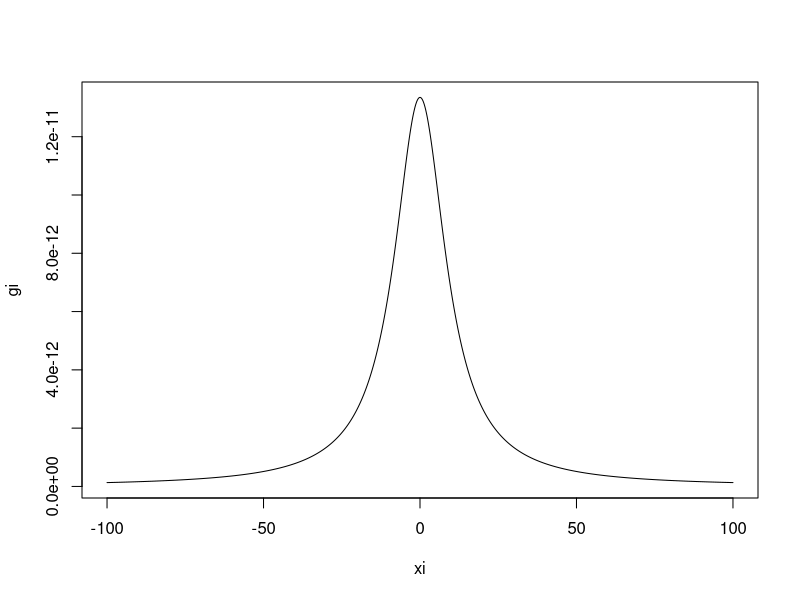

The R source for this figure: (Note: this script raises an error after producing the figure.)
## ---- chunk 1

Gamma0 <- 6.67408e-11
print(Gamma0)
delzm <- 1000.0
hm <- 10000.0
xim <- 100.0*(-1000:1000)
xi <- xim/1000

w1m <- 0.0
denom <- (w1m-xim)^2 + hm*hm
gi <- 2.0*Gamma0*delzm*hm/denom

plot(xi,gi,'l')

## ---- chunk 2


Gamma0 <- 6.67408e-11
print(Gamma0)
delzm <- 1000.0
hm <- 10000.0
xim <- 100.0*(-1000:1000)
xi <- xim/1000

plot(xi,gi11,type='l',xlim=c(-60.0,80.0))

lines(xi,gi21,'l')

lines(xi,gi12,'l',col='blue')

lines(xi,gi22,'l',col='blue')

lines(xi,gi13,'l',col='red')

lines(xi,gi23,'l',col='red')

## ---- chunk 3
# gdata <- data.frame(X = xvm,Dataset1 = gz1,Dataset2 = gz2, StDev = stdgz)

gdata <- read.csv(file="gravity_pset8.csv")
names(gdata)

X <- gdata$X
data1 <- gdata$Dataset1
plot(X,data1)

xx <- 1:N
plot(xx,eval1)
points(xx,eval2,col="blue")
points(xx,eval3,col="red")


print(paste("5-km condition number ",condo1))
print(paste("10-km condition number ",condo2))
print(paste("15-km condition number ",condo3))

## ---- chunk 4

data1 <- gdata$Dataset1

plot(xi,model1,'l')


plot(xi,model3,"l",col="red")
lines(xi,model2,"l",col="blue")
lines(xi,model1,'l')

## ---- chunk 5

data2 <- gdata$Dataset2

plot(xi,model1,'l')


plot(xi,model3,"l",col="red")
lines(xi,model2,"l",col="blue")
lines(xi,model1,'l')

## ---- chunk 6

hm <- 5000.0

beta_0 <- rep(0.0,N)
xi_0 <- 0.0

plot(xi,model_0,'l')


beta_20 <- rep(0.0,N)
xi_20 <- 20000.0

plot(xi,model_20,'l')


beta_50 <- rep(0.0,N)
xi_50 <- 50000.0

plot(xi,model_50,'l')


## ---- chunk 7

hm <- 10000.0

beta_0 <- rep(0.0,N)
xi_0 <- 0.0

plot(xi,model_0,'l')


beta_20 <- rep(0.0,N)
xi_20 <- 20000.0

plot(xi,model_20,'l')


beta_50 <- rep(0.0,N)
xi_50 <- 50000.0

plot(xi,model_50,'l')


